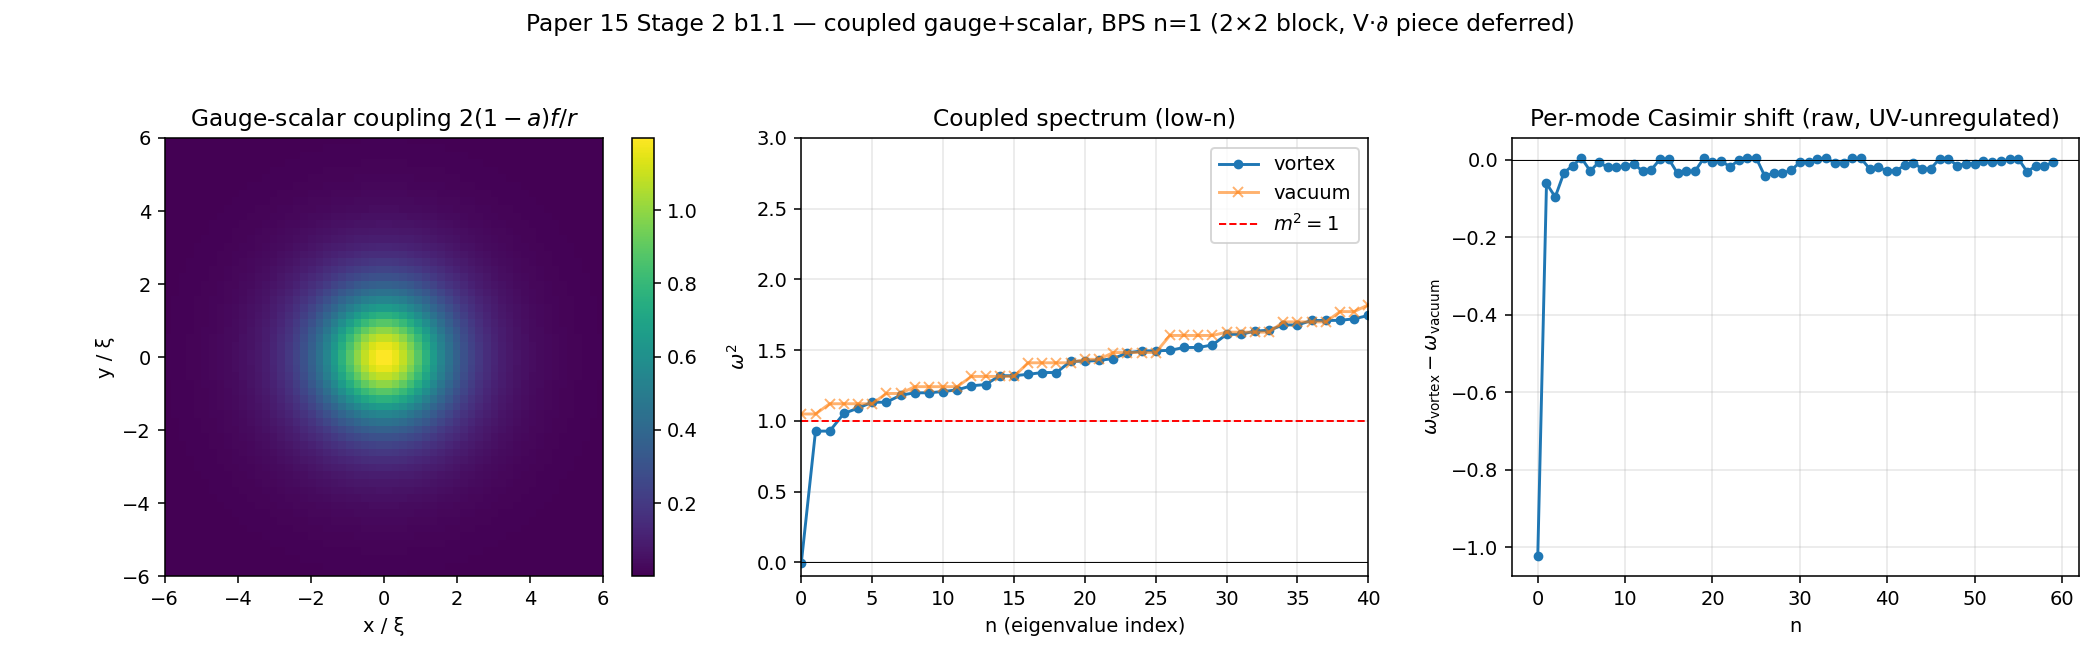

This chart was generated by the following Python code:
#!/usr/bin/env python3
"""
Stage 2 b1.1 — Gauge+scalar coupled fluctuation spectrum around BPS n=1 vortex.

Extends b1.0 by including gauge-field fluctuations and their coupling to
the Higgs modulus fluctuations.  The operator is a 2D Cartesian
discretization of the 2×2 block

    H_block  =  [ -Δ + f²(r)                   2(1-a(r)) f(r)/r       ]
                [ 2(1-a(r)) f(r)/r    -Δ + a²(r)/r² + ½(3f²(r)-1) ]

acting on (a_1, φ_2)^T  (or equivalently (a_2, φ_1)^T up to sign of the
coupling, with identical spectrum).  This is a subblock of the full
Alonso-Izquierdo et al. 4×4 operator H+; we are dropping the scalar-
phase coupling H_{34} = −2 V_k ∂_k (to be added in b1.2).

Physics to look for
-------------------
(a) **Translational zero modes**: the (a_1, φ_2) and (a_2, φ_1) blocks
    should each contain ONE exact zero mode (x-translation and
    y-translation of the vortex respectively).  We expect to see an
    eigenvalue very close to zero, with eigenfunction looking like
    the x- (or y-) derivative of the background.
(b) **Gauge-field bound states**: the coupled system may bind gauge
    fluctuations below m_A² = 1 (BPS gauge mass = m_H).
(c) **Shift of the Higgs bound state** from the b1.0 value of 0.650
    due to coupling with gauge fluctuations.
"""

from __future__ import annotations

import sys
from pathlib import Path
import time

import matplotlib.pyplot as plt
import numpy as np
from scipy.sparse import bmat, diags, eye as speye
from scipy.sparse.linalg import eigsh

sys.path.insert(0, str(Path(__file__).parent))
from nwt_vortex_gravity_flat import solve_bps_profile


# =========================================================================
# BPS background on a 2D Cartesian grid.
# =========================================================================

def bps_background_2d(N: int, L: float):
    """Return (x, y, r, f_grid, a_grid, coupling, V2_term).

    Grid is [-L, L]² with N × N cells (cell-centered).
    f_grid, a_grid are from the BPS first-order solver, interpolated.
    coupling = 2(1-a)f/r    (the gauge-scalar off-diagonal block).
    V2_term  = a²/r²        (the scalar-diagonal gauge-squared term).
    """
    dx = 2.0 * L / N
    x = np.linspace(-L + dx / 2, L - dx / 2, N)
    X, Y = np.meshgrid(x, x, indexing="ij")
    r = np.sqrt(X * X + Y * Y)

    rho, f, a, _, _ = solve_bps_profile(
        rho_min=1e-3, rho_max=max(3.0 * L, 40.0),
        N=3000, dense=12000)
    f_r = np.interp(r, rho, f, left=0.0, right=1.0)
    a_r = np.interp(r, rho, a, left=0.0, right=1.0)

    # Regularize r=0 artefacts with r_safe = max(r, dx/2)
    r_safe = np.maximum(r, dx * 0.5)

    coupling = 2.0 * (1.0 - a_r) * f_r / r_safe        # 2(1-a)f/r
    V2_term = (a_r / r_safe) ** 2                      # a²/r²  = V_μV_μ
    return x, X, Y, r, dx, f_r, a_r, coupling, V2_term


# =========================================================================
# Sparse 2D Laplacian (5-point stencil, Dirichlet).
# =========================================================================

def laplacian_2d(N: int, dx: float):
    """Build -Δ on an N×N grid with Dirichlet BC, flattened index i*N+j."""
    # 1D -d²/dx² with Dirichlet
    e = np.ones(N)
    D1 = diags([-e[1:], 2 * e, -e[1:]], offsets=[-1, 0, 1],
               shape=(N, N), format="csr") / dx ** 2
    I = speye(N, format="csr")
    # -Δ = D1⊗I + I⊗D1
    from scipy.sparse import kron
    L2 = kron(D1, I, format="csr") + kron(I, D1, format="csr")
    return L2


# =========================================================================
# Assemble the 2×2 block operator.
# =========================================================================

def build_block_operator(N, dx, f_grid, a_grid, coupling, V2_term,
                         mode: str):
    """Assemble the block operator.  `mode`:
        "vortex"  — full BPS background.
        "vacuum"  — f=1, a=0 (pure Higgs broken vacuum, no gauge field).
    Returns a (2N², 2N²) sparse symmetric matrix.
    """
    L2 = laplacian_2d(N, dx)
    N2 = N * N
    if mode == "vortex":
        f2_flat = (f_grid ** 2).ravel()
        V2_flat = V2_term.ravel()
        coup_flat = coupling.ravel()
        scalar_mass_flat = 0.5 * (3.0 * f_grid ** 2 - 1.0).ravel()
    elif mode == "vacuum":
        f2_flat = np.ones(N2)
        V2_flat = np.zeros(N2)
        coup_flat = np.zeros(N2)
        scalar_mass_flat = np.ones(N2)   # ½(3·1 - 1) = 1
    else:
        raise ValueError(mode)

    H_aa = L2 + diags(f2_flat)                           # gauge block
    H_pp = L2 + diags(V2_flat + scalar_mass_flat)        # scalar block
    H_ap = diags(coup_flat)                              # coupling

    H = bmat([[H_aa, H_ap],
              [H_ap, H_pp]], format="csr")
    return H


# =========================================================================
# Main.
# =========================================================================

def main():
    print("=" * 72)
    print(" b1.1  —  Coupled (gauge, Higgs-modulus) fluctuations around BPS")
    print("=" * 72)

    N = 96
    L = 10.0
    x, X, Y, r, dx, f_grid, a_grid, coupling, V2_term = \
        bps_background_2d(N, L)
    print(f"\n[1] Grid: {N}² on [{-L:.1f},{L:.1f}]², dx={dx:.4f} "
          f"({1.0/dx:.1f} pts/ξ)")
    print(f"    BPS: f(core≈0)={f_grid[N//2, N//2]:.3e}  "
          f"a(core≈0)={a_grid[N//2, N//2]:.3e}  "
          f"f(corner)={f_grid[0,0]:.4f}  a(corner)={a_grid[0,0]:.4f}")

    t0 = time.time()
    H_vortex = build_block_operator(N, dx, f_grid, a_grid,
                                    coupling, V2_term, mode="vortex")
    H_vacuum = build_block_operator(N, dx, f_grid, a_grid,
                                    coupling, V2_term, mode="vacuum")
    print(f"\n[2] Block operators built "
          f"(shape {H_vortex.shape}, nnz={H_vortex.nnz}), "
          f"{time.time()-t0:.2f}s")

    # -- Diagonalize for lowest k_eigen eigenvalues
    k_eigen = 60
    t0 = time.time()
    ω2_vortex = eigsh(H_vortex, k=k_eigen, which="SA",
                      return_eigenvectors=False)
    ω2_vortex.sort()
    print(f"\n[3] Vortex spectrum (lowest {k_eigen}): "
          f"{time.time()-t0:.2f}s")
    t0 = time.time()
    ω2_vacuum = eigsh(H_vacuum, k=k_eigen, which="SA",
                      return_eigenvectors=False)
    ω2_vacuum.sort()
    print(f"    Vacuum spectrum (lowest {k_eigen}): "
          f"{time.time()-t0:.2f}s")

    # =====================================================================
    # [4] Look for zero modes (expect ONE x-translational zero mode
    #     in this block; the other translation lives in the (a_2,φ_1) block)
    # =====================================================================
    print(f"\n[4] Lowest 10 vortex eigenvalues (ω²):")
    for i, v in enumerate(ω2_vortex[:10]):
        tag = "  ← ZERO MODE?" if abs(v) < 0.05 else ""
        tag_bound = "  (bound, < m²=1)" if 0 < v < 1.0 else ""
        print(f"    n={i:>2d}:  ω² = {v:+12.6f}{tag}{tag_bound}")
    print(f"\n    Vacuum lowest 10 (for comparison):")
    for i, v in enumerate(ω2_vacuum[:10]):
        print(f"    n={i:>2d}:  ω² = {v:+12.6f}")

    # =====================================================================
    # [5] Casimir sum (truncated at k_eigen; raw, unregularized)
    # =====================================================================
    ω_v = np.sqrt(np.maximum(ω2_vortex, 0.0))
    ω_0 = np.sqrt(np.maximum(ω2_vacuum, 0.0))
    diff = ω_v - ω_0
    S_block = 0.5 * diff.sum()
    print(f"\n[5] Casimir sum for this block, k_cut={k_eigen}:")
    print(f"    ½ Σ (ω_vortex − ω_vacuum) = {S_block:+.6f}")
    print(f"    Doubling for (a_2, φ_1) block: 2 × {S_block:+.4f} "
          f"= {2*S_block:+.4f}")
    print(f"    Compared to b1.0 scalar-only partial sum ≈ −1.14:")
    print(f"       Full gauge+scalar (without V·∂ piece) ≈ {2*S_block:+.4f}")

    # =====================================================================
    # [6] Plots
    # =====================================================================
    fig, axes = plt.subplots(1, 3, figsize=(15, 4.7))

    ax = axes[0]
    im = ax.pcolormesh(X, Y, coupling, shading="auto", cmap="viridis")
    ax.set_aspect("equal"); ax.set_xlim(-6, 6); ax.set_ylim(-6, 6)
    ax.set_title(r"Gauge-scalar coupling $2(1-a)f/r$")
    ax.set_xlabel("x / ξ"); ax.set_ylabel("y / ξ")
    plt.colorbar(im, ax=ax, fraction=0.046)

    ax = axes[1]
    ax.plot(np.arange(len(ω2_vortex)), ω2_vortex, "o-",
            label="vortex", ms=4)
    ax.plot(np.arange(len(ω2_vacuum)), ω2_vacuum, "x-",
            label="vacuum", ms=5, alpha=0.6)
    ax.axhline(0.0, color="k", lw=0.5)
    ax.axhline(1.0, color="r", ls="--", lw=1.0, label=r"$m^2=1$")
    ax.set_xlabel("n (eigenvalue index)")
    ax.set_ylabel(r"$\omega^2$")
    ax.set_title("Coupled spectrum (low-n)")
    ax.legend(); ax.grid(alpha=0.3)
    ax.set_ylim(-0.1, 3.0)
    ax.set_xlim(0, 40)

    ax = axes[2]
    # Show the per-mode shift ω_vortex − ω_vacuum
    ax.plot(np.arange(len(diff)), diff, "o-", ms=4)
    ax.axhline(0, color="k", lw=0.5)
    ax.set_xlabel("n"); ax.set_ylabel(r"$\omega_{\rm vortex} - \omega_{\rm vacuum}$")
    ax.set_title("Per-mode Casimir shift (raw, UV-unregulated)")
    ax.grid(alpha=0.3)

    fig.suptitle("Paper 15 Stage 2 b1.1 — coupled gauge+scalar, "
                 "BPS n=1 (2×2 block, V·∂ piece deferred)", fontsize=12)
    fig.tight_layout(rect=[0, 0, 1, 0.94])
    out = Path(__file__).parent / "nwt_vortex_fluctuations_b1_1.png"
    fig.savefig(out, dpi=140)
    print(f"\n[6] Plot: {out}")


if __name__ == "__main__":
    main()
